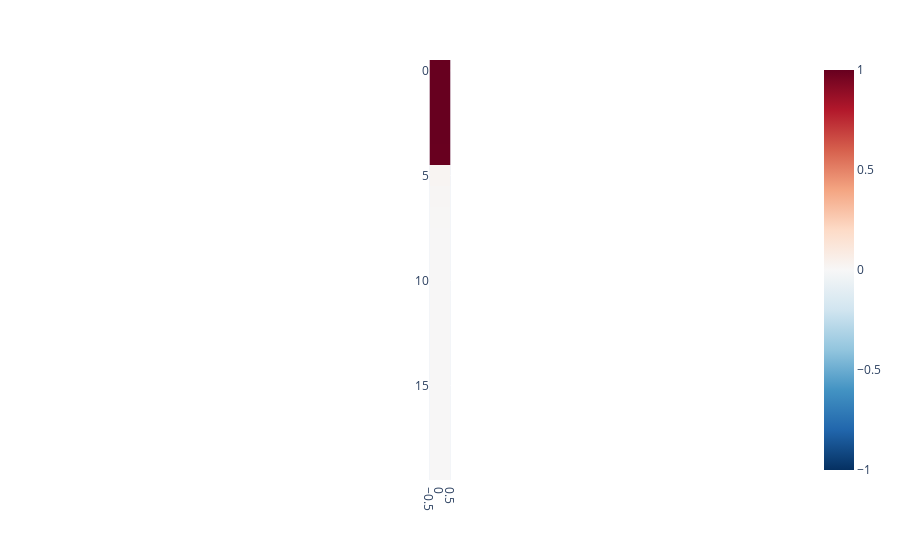

This figure's notebook cell:
### Code cell
norm = [0 for i in range(input_size)]
for i in range(input_size):
    idx = torch.zeros(input_size)
    idx[i] = 1
    idx = w1@idx
    norm[i] = idx.norm()
norm = torch.tensor(norm)
visualise_tensor(norm.reshape(-1,1))

### Figure 1 — Plotly figure (JSON) as saved in the notebook; plotly's stock layout.template omitted (floating-point values rounded to 4 significant figures)
{"data": [{"coloraxis": "coloraxis", "hovertemplate": "x: %{x}<br>y: %{y}<br>color: %{z}<extra></extra>", "name": "0", "type": "heatmap", "xaxis": "x", "yaxis": "y", "z": [[1.0], [1.0], [1.0], [1.0], [0.9974], [0.02154], [0.01072], [0.006403], [0.005162], [0.006138], [0.005862], [0.005112], [0.004474], [0.005409], [0.004539], [0.004591], [0.004632], [0.005713], [0.004215], [0.004397]]}], "layout": {"coloraxis": {"cmax": 1, "cmin": -1, "colorscale": [[0, "rgb(5,48,97)"], [0.1, "rgb(33,102,172)"], [0.2, "rgb(67,147,195)"], [0.3, "rgb(146,197,222)"], [0.4, "rgb(209,229,240)"], [0.5, "rgb(247,247,247)"], [0.6, "rgb(253,219,199)"], [0.7, "rgb(244,165,130)"], [0.8, "rgb(214,96,77)"], [0.9, "rgb(178,24,43)"], [1, "rgb(103,0,31)"]]}, "margin": {"t": 60}, "xaxis": {"anchor": "y", "constrain": "domain", "domain": [0, 1], "scaleanchor": "y"}, "yaxis": {"anchor": "x", "autorange": "reversed", "constrain": "domain", "domain": [0, 1]}}}
